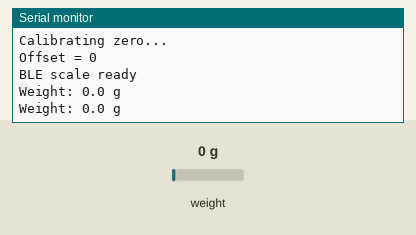
Simulated run of this sketch. Board: ESP32. On the bench: the last lines printed to the serial monitor. Inputs (shaded band) come from the test bench; at power-on: weight on the scale 0 g. Nothing arrives over Bluetooth unless stated; a phone connects over Bluetooth LE 3 s after start.

Above: at 7.2 s.
7.3 s: weight on the scale set to 100 g
At 8.3 s:
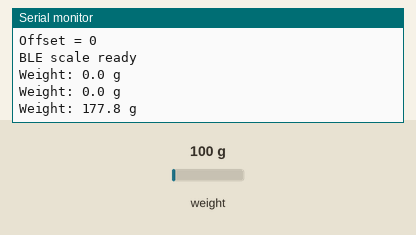
10.3 s: weight on the scale set to 1250 g
At 10.9 s:
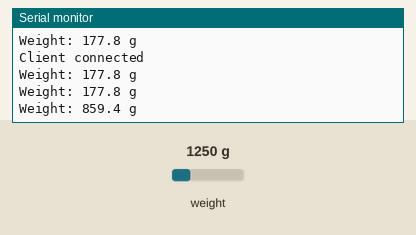
Timing chart, 0 to 13.3 s (numbered marks = the images above; inputs shaded):
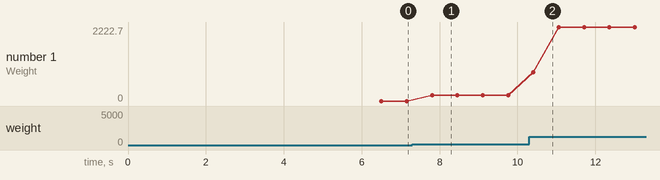

The sketch:

coffee_scale_ble.ino
```cpp
#include "HX711.h"
#include <BLEDevice.h>
#include <BLEServer.h>
#include <BLEUtils.h>
#include <BLE2902.h>

#define DT  4
#define SCK 5

HX711 scale;

long offset = 0;
float factor = 236.2;

BLEServer* pServer = nullptr;
BLECharacteristic* pCharacteristic = nullptr;
BLEAdvertising* pAdvertising = nullptr;

bool deviceConnected = false;
bool oldDeviceConnected = false;

#define SERVICE_UUID        "12345678-1234-1234-1234-1234567890ab"
#define CHARACTERISTIC_UUID "abcdefab-1234-1234-1234-abcdefabcdef"

class MyServerCallbacks : public BLEServerCallbacks {
  void onConnect(BLEServer* server) override {
    deviceConnected = true;
    Serial.println("Client connected");
  }

  void onDisconnect(BLEServer* server) override {
    deviceConnected = false;
    Serial.println("Client disconnected");
  }
};

// 5サンプル取得し、最小・最大を除いた中間3点のトリム平均を返す。
// wait_ready() で変換完了を待つことで同一サンプルの重複読みを防ぎ、
// トリムによりノイズ起因のスパイクを排除する。
long readFilteredRaw() {
  const int N = 5;
  long samples[N];
  for (int i = 0; i < N; i++) {
    scale.wait_ready();
    samples[i] = scale.read();
  }
  // 昇順バブルソート
  for (int i = 0; i < N - 1; i++) {
    for (int j = 0; j < N - 1 - i; j++) {
      if (samples[j] > samples[j + 1]) {
        long t = samples[j];
        samples[j] = samples[j + 1];
        samples[j + 1] = t;
      }
    }
  }
  // 最小・最大を除いた中間3点の平均
  return (samples[1] + samples[2] + samples[3]) / 3;
}

void startAdvertisingAgain() {
  delay(300);  // これ重要。切断直後すぐ再開すると不安定なことがある
  pAdvertising->start();
  Serial.println("Advertising restarted");
}

void setup() {
  Serial.begin(115200);
  delay(1000);

  scale.begin(DT, SCK);

  Serial.println("Calibrating zero...");
  long sum = 0;
  for (int i = 0; i < 10; i++) {
    sum += readFilteredRaw();
  }
  offset = sum / 10;
  Serial.print("Offset = ");
  Serial.println(offset);

  BLEDevice::init("CoffeeScale");

  pServer = BLEDevice::createServer();
  pServer->setCallbacks(new MyServerCallbacks());

  BLEService* pService = pServer->createService(SERVICE_UUID);

  pCharacteristic = pService->createCharacteristic(
    CHARACTERISTIC_UUID,
    BLECharacteristic::PROPERTY_READ |
    BLECharacteristic::PROPERTY_NOTIFY
  );

  pCharacteristic->addDescriptor(new BLE2902());
  pService->start();

  pAdvertising = BLEDevice::getAdvertising();
  pAdvertising->addServiceUUID(SERVICE_UUID);
  pAdvertising->setScanResponse(true);

  // iPhone/Android両方で安定しやすくする定番設定
  pAdvertising->setMinPreferred(0x06);
  pAdvertising->setMinPreferred(0x12);

  pAdvertising->start();

  Serial.println("BLE scale ready");
}

void loop() {
  // 切断検知後に明示的に再広告
  if (!deviceConnected && oldDeviceConnected) {
    startAdvertisingAgain();
    oldDeviceConnected = deviceConnected;
  }

  // 接続状態更新
  if (deviceConnected && !oldDeviceConnected) {
    oldDeviceConnected = deviceConnected;
  }

  long raw = readFilteredRaw();
  float weight = (raw - offset) / factor;

  Serial.print("Weight: ");
  Serial.print(weight, 1);
  Serial.println(" g");

  if (deviceConnected) {
    char buffer[20];
    snprintf(buffer, sizeof(buffer), "%.1f", weight);
    pCharacteristic->setValue(buffer);
    pCharacteristic->notify();
  }

  delay(150);
}
```

Measured:
- after the input at 7.3 s, the serial monitor: prints a new line after 0.51 s (image 1)
- after the input at 10.3 s, the serial monitor: prints a new line after 0.11 s (image 2)
- plotted number 1: 0 → 177.8 after the input at 7.3 s, 177.8 → 2222.7 after the input at 10.3 s
